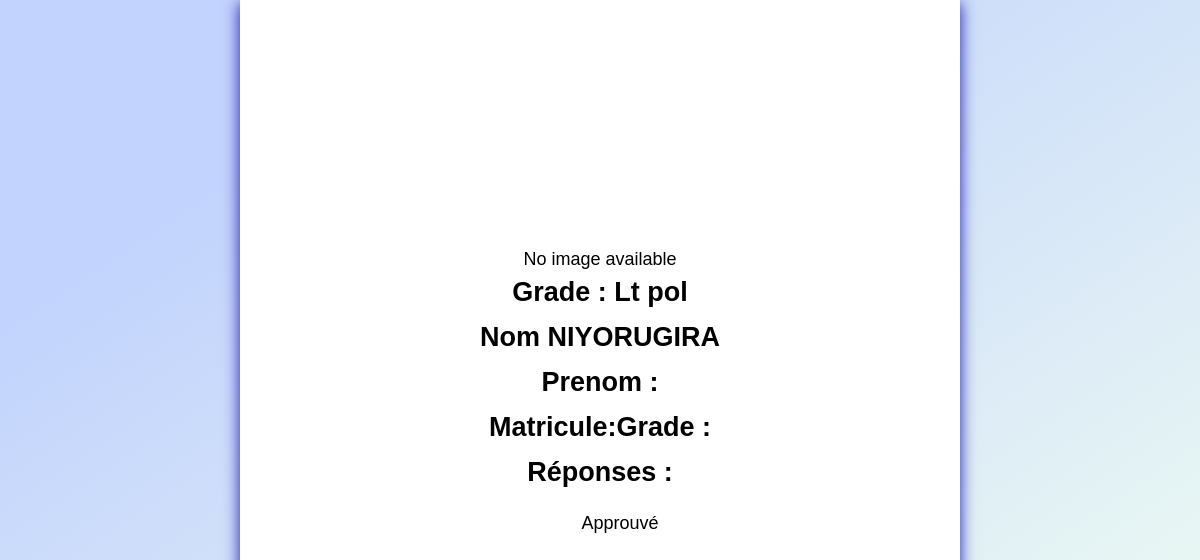
Page /all_reponse/2/ on the committed database.
### users/models.py (models this page shows, shortened)
class cop(models.Model):
    demandeur = models.ForeignKey(registeruser, on_delete=models.CASCADE, blank=True,default=None)
    motif=models.TextField()
    date=models.DateField(auto_now_add=True)
    date_aller=models.DateField(blank=True)
    date_retour=models.DateField(blank=True)
    signe=models.BooleanField(default=False)

class registeruser(models.Model):
    grade=models.CharField(max_length=50)
    nom=models.CharField(max_length=50)
    prenom=models.CharField(max_length=50)
    email=models.EmailField(default=True)
    matricule=models.CharField(max_length=50, primary_key=True)
    image=models.ImageField(upload_to='img',blank=True)
    promotion=models.CharField(max_length=50)
    commandant_promotion=models.CharField(max_length=50)
    date=models.DateField(auto_now_add=True)
    password=models.CharField(max_length=50)
    password1=models.CharField(max_length=50)

class reponse(models.Model):
    Cop=models.ForeignKey(cop,on_delete=models.CASCADE)
    accords=models.TextField()
    date_aller=models.DateField(default=True)
    date_retour=models.DateField(default=True)

### users/views.py (the view)
# urls.py: path('all_reponse/<int:id>/',all_reponse,name='all_reponse'),
def all_reponse(request,id):
    cop_obj = get_object_or_404(cop, id=id)
    reponses=cop_obj.reponse_set.all()
    if request.method == "POST":
        return HttpResponse("Traitement des données POST")
    return render(request, 'all_reponse.html', {'cop_obj': cop_obj,'reponses':reponses})

### users/templates/all_reponse.html (shortened to what this page needs)
<!DOCTYPE html>
<html lang="en">
<head>
</head>
<body>
    <div class="container">
        {% if cop_obj.image %}
            <td><img src="{{ cop_obj.image.url }}" alt="" ></td>
            {% else %}
            <td>No image available</td>
            {% endif %}
            <h2>Grade : {{ cop_obj.demandeur.grade }}</h2>
        <h2>Nom {{ cop_obj.demandeur.nom }}</h2>
        <h2>Prenom : {{ cop_obj.demandeur.prenom }}</h2>
        <h2>Matricule:Grade : {{ cop_obj.matricule.grade }}</h2>
        <h2>Réponses :</h2>
        {% if reponses %}
        <ul>
            {% for reponse in reponses %}
                <li>{{ reponse.accords }}</li>
            {% endfor %}
        </ul>
        {% else %}
        <p>Aucune réponse disponible.</p>
        {% endif %}
    </div>
</body>
</html>

### users/templates/all_reponse.html (style rules this page uses)
body { position: sticky; width: 100dvw; height: 100dvh; margin: 0; display: grid; place-content: center; background: linear-gradient( to bottom right, rgba(53, 109, 248, 0.3) 20%,rgba(161, 253, 161, 0.15)); perspective:300px; overflow: hidden; }
* { box-sizing: border-box }
:root { --clr:rgb(24, 24, 179) }
.container { position: relative; display: grid; place-content: center; width: 60vw; height: 100vh; background: white; box-shadow: 0 3px 15px var(--clr); font:200 18px arial; text-align: center; transition: .2s ease-in-out; transform: rotateX(122deg); transform-origin: bottom; animation: anime .4s ease-in-out 1 forwards; }
ul { list-style: none; }
h2 { margin: 7px; }

### rows in the picture
cop: demandeur.grade "Lt pol", demandeur.nom "NIYORUGIRA"
reponse: accords "Approuvé"
